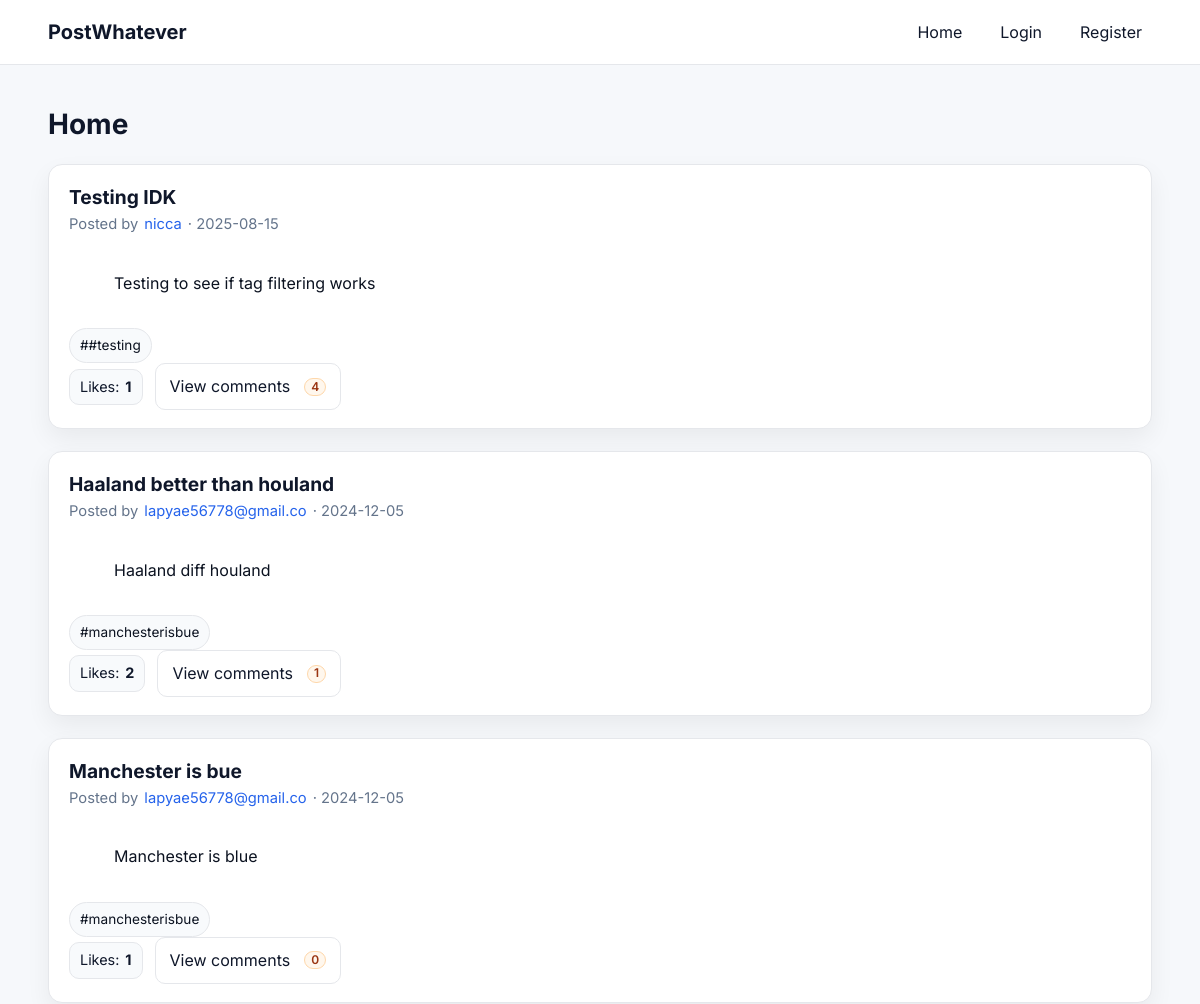
Before: / (upper part) with the older database file.
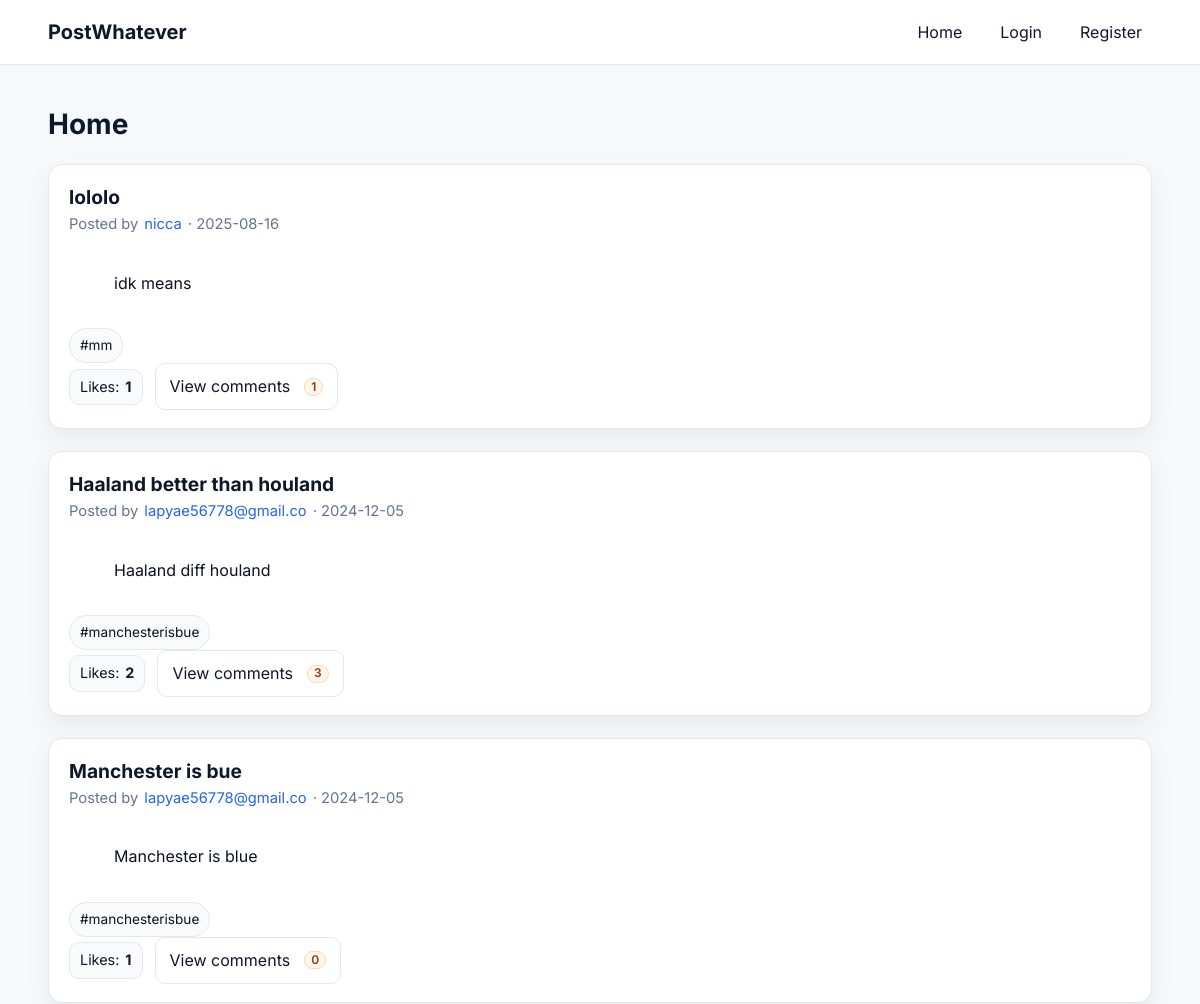
After: the same page with the newer database file.
### app/models.py (models this page shows)
class Post(db.Model):
    id = db.Column(db.Integer, primary_key=True)
    title = db.Column(db.String(100), nullable=False)
    content = db.Column(db.Text, nullable=False)
    date_posted = db.Column(db.DateTime, default=datetime.utcnow)
    user_id = db.Column(db.Integer, db.ForeignKey('user.id'), nullable=False)
    comments = db.relationship('Comment', backref='post', lazy=True, cascade="all, delete")
    likes = db.relationship('Like', backref='post', lazy='dynamic', cascade="all, delete")
    tags = db.relationship('Tag', secondary=post_tags, backref=db.backref('posts', lazy='dynamic'))

class User(UserMixin, db.Model):
    id = db.Column(db.Integer, primary_key=True)
    username = db.Column(db.String(20), unique=True, nullable=False)
    email = db.Column(db.String(120), unique=True, nullable=False)
    password = db.Column(db.String(60), nullable=False)
    profile_pic = db.Column(db.String(120), default='default.jpg')
    is_admin = db.Column(db.Boolean, default=False, nullable=False)
    posts = db.relationship('Post', backref='author', lazy=True)

class Tag(db.Model):
    id = db.Column(db.Integer, primary_key=True)
    name = db.Column(db.String(50), unique=True, nullable=False)

### app/views.py (the view)
@app.route('/')
def home():
    posts = Post.query.order_by(Post.date_posted.desc()).all()
    return render_template('home.html', posts=posts)

### app/__init__.py (called while the page is built)
@app.context_processor
def inject_csrf():
    return dict(csrf_token=generate_csrf)

@app.after_request
def set_csrf_cookie(response):
    response.set_cookie(
        "csrf_token",
        generate_csrf(),
        samesite="Lax",
        secure=False
    )
    return response

### app/templates/home.html (shortened to what this page needs)
{% extends "base.html" %}
{% block content %}
<h1 class="page-title">Home</h1>
{% if posts %}
  <div class="feed">
    {% for post in posts %}
      <article class="card post-card">
        <header class="card-head">
          <h2 class="card-title">
            <a href="{{ url_for('post_detail', post_id=post.id) }}">{{ post.title }}</a>
          </h2>
          <div class="card-meta">
            Posted by
            <a href="{{ url_for('user_profile', username=post.author.username) }}">{{ post.author.username }}</a>
            · {{ post.date_posted.strftime('%Y-%m-%d') }}
          </div>
        </header>
        <div class="card-body" style="white-space:pre-wrap;">
          {{ post.content }}
        </div>
        {% if post.tags %}
          <div class="tags" style="margin-top:8px;">
            {% for tag in post.tags %}
              <a class="tag" href="{{ url_for('tag_posts', tag_name=tag.name) }}">#{{ tag.name }}</a>
            {% endfor %}
          </div>
        {% endif %}
        <footer class="card-foot">
          <div class="like-row" role="group" aria-label="Post reactions">
            <span class="like-count" aria-live="polite">
              Likes:
              <strong data-like-count="{{ post.id }}">
                {% if post.likes.filter_by is not undefined %}
                  {{ post.likes.count() }}
                {% else %}
                  {{ post.likes|length }}
                {% endif %}
              </strong>
            </span>
            <a class="btn btn-ghost" href="{{ url_for('post_detail', post_id=post.id) }}">
              View comments
              <span class="count-badge">
                {% if post.comments.filter_by is not undefined %}
                  {{ post.comments.count() }}
                {% else %}
                  {{ post.comments|length }}
                {% endif %}
              </span>
            </a>
          </div>
        </footer>
      </article>
    {% endfor %}
  </div>
{% endif %}
{% endblock %}

### app/templates/base.html (shortened to what this page needs)
<!DOCTYPE html>
<html lang="en">
<head>
  <link rel="stylesheet" href="{{ url_for('static', filename='css/style.css') }}">
</head>
<body>
  <nav class="navbar">
    <div class="container nav-inner">
      <a href="{{ url_for('home') }}" class="brand">PostWhatever</a>
      <ul class="nav-links">
        <li><a href="{{ url_for('home') }}">Home</a></li>
        {% if current_user.is_authenticated %}
          <li><a href="{{ url_for('new_post') }}">New Post</a></li>
          <li><a href="{{ url_for('logout') }}">Logout</a></li>
        {% else %}
          <li><a href="{{ url_for('login') }}">Login</a></li>
          <li><a href="{{ url_for('register') }}">Register</a></li>
        {% endif %}
      </ul>
    </div>
  </nav>
  <main class="container site-main">
    {% block content %}{% endblock %}
  </main>
</body>
</html>

### app/static/css/style.css (style rules this page uses)
:root { --bg: #f6f8fb; --surface: #ffffff; --text: #0f172a; --muted: #64748b; --border: #e5e7eb; --ring: #93c5fd; --shadow: 0 10px 24px rgba(2,6,23,.06); --primary: #2563eb; --primary-600: #1d4ed8; --accent: #f97316; --accent-600: #ea580c; --radius: 14px; }
* { box-sizing: border-box; }
html,body { height:100%; }
body { margin:0; font-family: Inter, ui-sans-serif, system-ui, -apple-system, Segoe UI, Roboto, "Helvetica Neue", Arial, "Apple Color Emoji", "Segoe UI Emoji"; color: var(--text); background: var(--bg); line-height: 1.55; }
a { color: var(--primary); text-decoration: none; }
.container { width: min(1120px, 92%); margin-inline: auto; }
.site-main { padding-block: 32px 64px; }
.navbar { position: sticky; top: 0; z-index: 50; background: #fff; border-bottom: 1px solid var(--border); backdrop-filter: saturate(180%) blur(8px); }
.nav-inner { display:flex; align-items:center; justify-content:space-between; height:64px; }
.brand { font-weight: 700; font-size: 1.25rem; color: var(--text); }
.nav-links { list-style:none; display:flex; gap: 18px; margin:0; padding:0; }
.nav-links a { display:inline-block; padding:8px 10px; border-radius:10px; color: var(--text); text-decoration:none; }
.page-title { font-size:1.75rem; font-weight:700; margin: 6px 0 18px; }
.feed { display:grid; gap:22px; margin-top:8px; }
.card { background: var(--surface); border: 1px solid var(--border); border-radius: var(--radius); box-shadow: var(--shadow); padding: 18px 20px; }
.card-head { margin-bottom:8px; }
.card-title { margin:0; font-size:1.2rem; }
.card-title a { color: var(--text); text-decoration:none; }
.card-meta { font-size:.92rem; color: var(--muted); display:flex; gap:6px; align-items:center; }
.card-body { margin:10px 0 6px; color:#0b1220; }
.tags { display:flex; gap:8px; flex-wrap:wrap; }
.tag { display:inline-flex; align-items:center; gap:6px; padding:6px 10px; border-radius: 999px; border:1px solid var(--border); background:#f8fafc; font-size:.85rem; color:#0b1220; }
.btn { -webkit-tap-highlight-color: transparent; display:inline-flex; align-items:center; justify-content:center; gap:8px; padding:10px 14px; border-radius: 10px; border: 1px solid transparent; background:#fff; color: var(--text); cursor:pointer; transition: transform .06s ease, box-shadow .15s ease, background .15s ease, border-color .15s ease; }
.btn-ghost { background:#fff; border-color: var(--border); color: var(--text); }
.count-badge { display:inline-flex; align-items:center; justify-content:center; min-width:18px; height:18px; padding:0 6px; margin-left:6px; border-radius: 10px; font-size:.75rem; font-weight:600; background:#fff7ed; color:#9a3412; border:1px solid #fed7aa; }
.like-row { display:flex; align-items:center; gap:12px; flex-wrap:wrap; }
.like-count { display:inline-flex; align-items:center; gap:6px; padding:6px 10px; border-radius:10px; background:#f8fafc; border:1px solid var(--border); font-size:.9rem; }

Changed rows visible on the page:
removed Post: title "Testing IDK", author.username "nicca", date_posted "2025-08-15", content "Testing to see if tag filtering works", likes.count "1", comments|length "4"
added Post: title "lololo", author.username "nicca", date_posted "2025-08-16", content "idk means", likes.count "1", comments|length "1"
changed Post "nicca": loses Tag (name "#testing")
added Tag: name "mm", shown under Post "nicca"
computed for Post "Haaland better than houland": comments|length "1" → "3"
